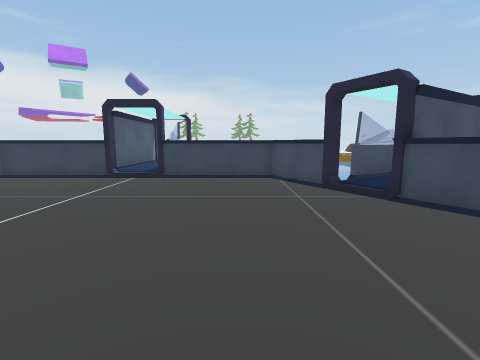
[1] (above)

14 first-person views from a walk through a Unity game level. The camera is 1.2 m above the floor, tilts 8° down and sees 85° across. The floor is counted in squares, 1 m on a side. Each view is taken from the middle of a square. On the plan, view 1 faces up. The plan holds only what a view shows up to about 12 squares ahead; the rest is blank. The place goes on beyond the plan. Some surface patterns are stand-ins.

[2]
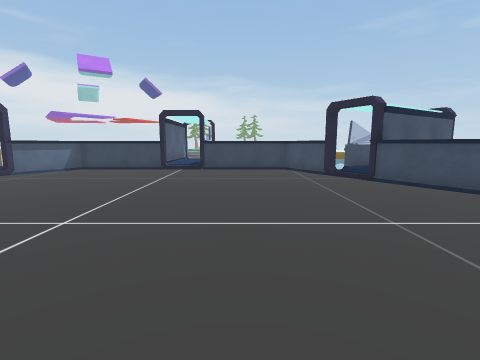

[3]
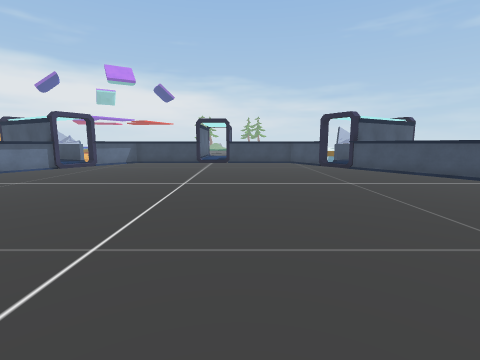

[4]
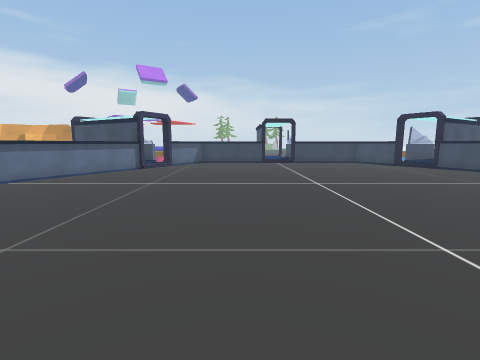

[5]
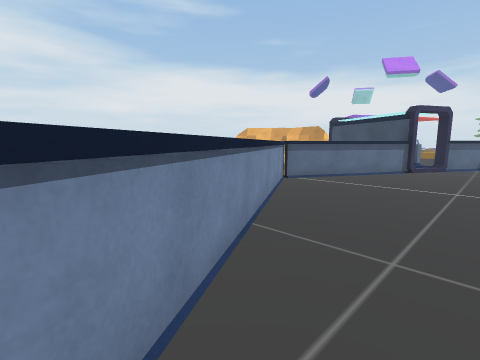

[6]
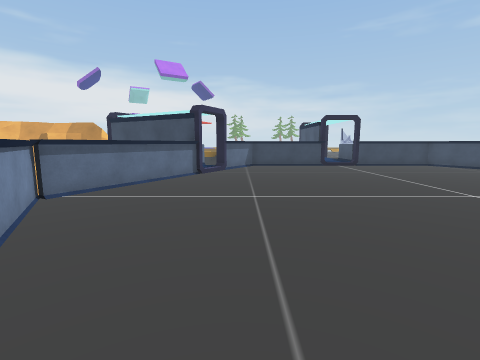

[7]
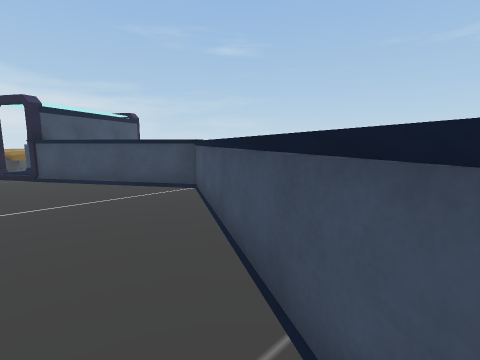

[8]
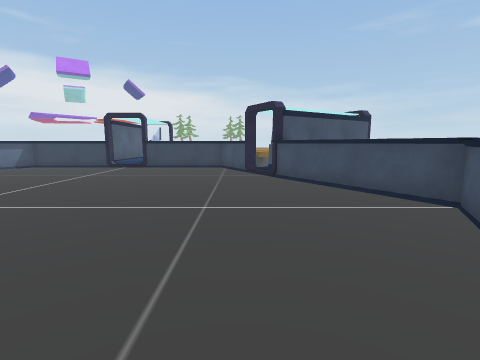

[9]
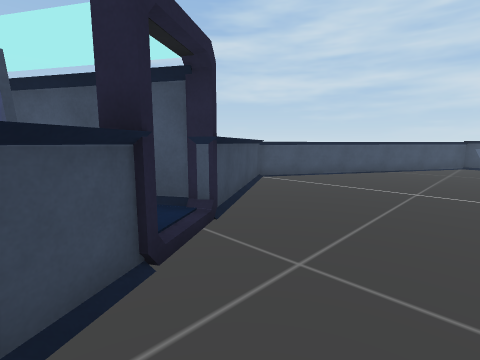

[10]
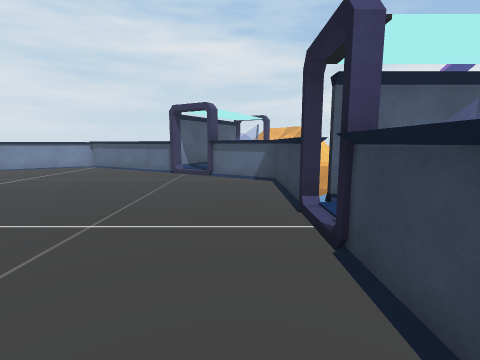

[11]
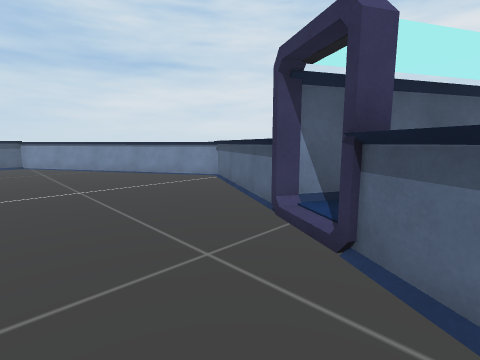

[12]
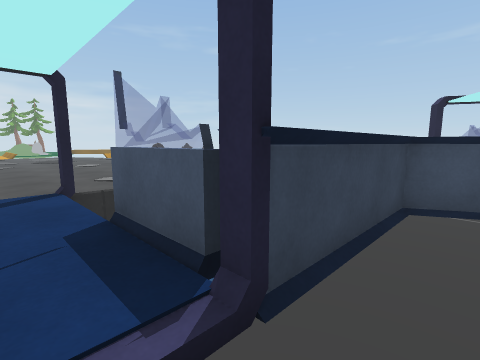

[13]
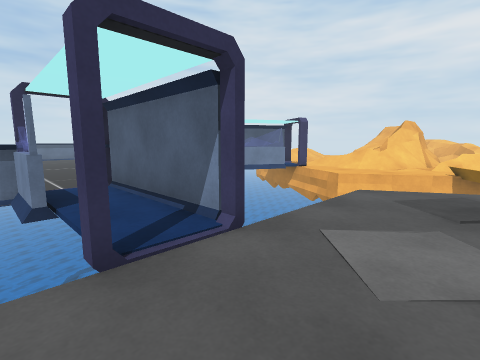

[14]
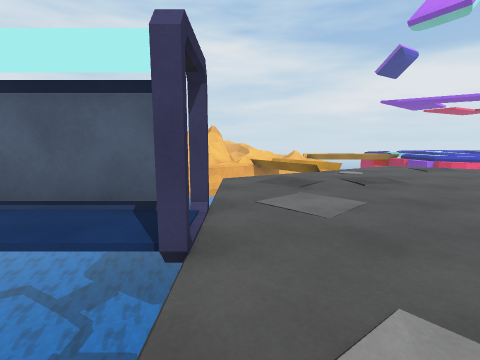

### Floor plan
Key: @ floor where view 1 was taken; # wall or solid block; x gap in a wall; . main floor; : floor 0.25 m higher than the main floor; / step, stairs or slope; = window, fence, low wall or low ledge; ^ raised ledge; v drop or lower ground.
Columns run from 15 left of view 1 to 8 right of it. Each row starts with its distance up from view 1.
 25    ::
 24    :::
 23    :::::    ::
 22    ::::::   ::
 21    :::::::  ::::
 20    v::::::: ::::
 19    .::::::::::::
 18     v::::::::::
 17      ::::::::::
 16 .v   v:::::::::
 15 .v    ::::::::::
 14 ..v    vvvv:vvv
 13 ..vv      #:v
 12  ..v      #:vv
 11   v       #:=v
 10           #:=v        #
  9       #^^^^/#^^^^   = #
  8     # #..........#v=####
  7  #####...........#x###v
  6   v##............./##
  5     #..............#
  4    ##..............#
  3    #................#
  2   #.................##
  1  v#..................#
  0   #............@.....#
 -1   #.................#
 -2    #................#
 -3    v#..............#
 -4     #.............##
 -5      #............#
 -6      #..... ... .#v
 -7       #. .   .  .#
 -8        ^        ^

Where each view was taken, in squares from view 1:
view 1: 0 up, 0 right, facing up
view 2: 3 down, 1 left, facing up
view 3: 7 down, 2 left, facing up
view 4: 7 down, 6 left, facing up
view 5: 7 down, 8 left, facing up-left
view 6: 5 down, 9 left, facing up
view 7: 5 down, 2 right, facing up-right
view 8: 4 down, 2 right, facing up
view 9: 8 up, 0 right, facing down-right
view 10: 8 up, 0 right, facing left
view 11: 8 up, 7 left, facing down-left
view 12: 8 up, 4 left, facing up-right
view 13: 17 up, 2 left, facing down-left
view 14: 15 up, 0 right, facing left
